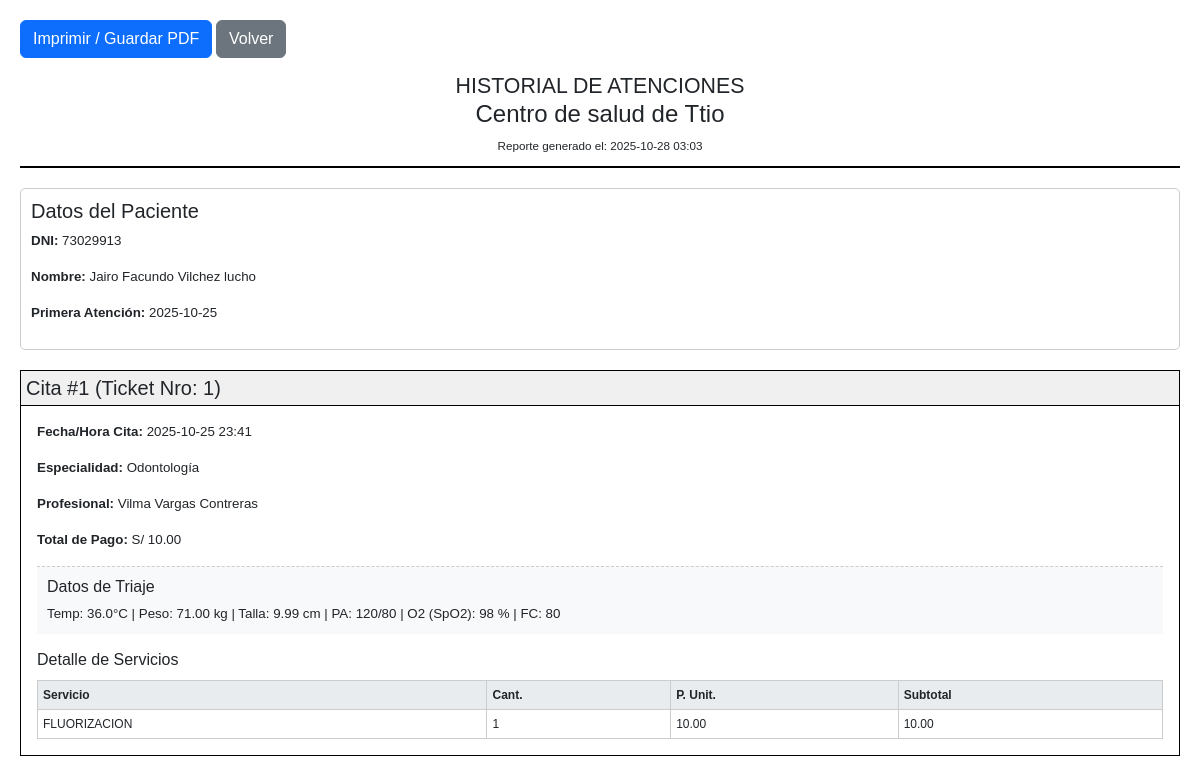
The app's page /paciente/imprimirPaciente/3 (signed in) with its own data.
### tables this page shows
CREATE TABLE `pacientes` (
  `id_paciente` int(11) NOT NULL,
  `dni` varchar(15) NOT NULL,
  `nombre_completo` varchar(255) NOT NULL,
  `ultima_visita` datetime DEFAULT NULL,
  `eliminado_suavemente` tinyint(1) NOT NULL DEFAULT 0,
  `fecha_nacimiento` date DEFAULT NULL,
  `telefono` varchar(20) DEFAULT NULL,
  `visible` tinyint(1) NOT NULL DEFAULT 1 COMMENT '1=Visible, 0=Borrado suave'
);

CREATE TABLE `atenciones` (
  `id_atencion` int(11) NOT NULL,
  `id_paciente` int(11) NOT NULL,
  `id_profesional` int(11) NOT NULL,
  `id_especialidad` int(11) NOT NULL,
  `fecha_atencion` datetime NOT NULL,
  `turno` enum('Manana','Tarde') NOT NULL,
  `total` decimal(10,2) NOT NULL DEFAULT 0.00,
  `numero_ticket_diario` int(11) DEFAULT NULL,
  `hora_turno_estimada` time DEFAULT NULL,
  `ticket_dia` int(11) NOT NULL COMMENT 'Número de ticket para ese profesional en ese día',
  `monto_total` decimal(10,2) NOT NULL DEFAULT 0.00,
  `estado_atencion` enum('Pendiente','Triado','Finalizado','Cancelado') NOT NULL DEFAULT 'Pendiente',
  `id_usuario_caja` int(11) NOT NULL,
  `fecha_hora` datetime NOT NULL,
  `visible` tinyint(1) NOT NULL DEFAULT 1 COMMENT '1=Visible, 0=Borrado suave'
);

CREATE TABLE `especialidades` (
  `id_especialidad` int(11) NOT NULL,
  `nombre` varchar(100) NOT NULL,
  `consultorio` varchar(50) DEFAULT NULL,
  `activa` tinyint(1) NOT NULL DEFAULT 1
);

CREATE TABLE `profesionales` (
  `id_profesional` int(11) NOT NULL,
  `id_especialidad` int(11) NOT NULL,
  `nombre_completo` varchar(255) NOT NULL,
  `activo` tinyint(1) NOT NULL DEFAULT 1
);

CREATE TABLE `triaje` (
  `id_triaje` int(11) NOT NULL,
  `id_atencion` int(11) NOT NULL,
  `id_usuario_triaje` int(11) NOT NULL,
  `fecha_triaje` datetime NOT NULL,
  `temperatura` decimal(4,1) DEFAULT NULL,
  `peso` decimal(5,2) DEFAULT NULL,
  `talla` decimal(3,2) DEFAULT NULL,
  `presion_arterial` varchar(20) DEFAULT NULL,
  `oxigenacion` int(11) DEFAULT NULL,
  `frecuencia_cardiaca` int(11) DEFAULT NULL,
  `visible` tinyint(1) NOT NULL DEFAULT 1
);

CREATE TABLE `atencion_servicios` (
  `id_atencion_servicio` int(11) NOT NULL,
  `id_atencion` int(11) NOT NULL,
  `id_servicio` int(11) NOT NULL,
  `cantidad` int(11) NOT NULL DEFAULT 1,
  `precio_unitario` decimal(10,2) NOT NULL,
  `subtotal` decimal(10,2) NOT NULL
);

CREATE TABLE `servicios` (
  `id_servicio` int(11) NOT NULL,
  `id_especialidad` int(11) NOT NULL,
  `descripcion` varchar(255) NOT NULL,
  `monto` decimal(10,2) NOT NULL,
  `activo` tinyint(1) NOT NULL DEFAULT 1
);

### controllers/PacienteController.php (called while the page is built, shortened)
<?php
class PacienteController extends Controller {
    private $pacienteModel;
    private $reporteModel;
    public function __construct() {
        $this->pacienteModel = $this->loadModel('PacienteModel');
        $this->reporteModel = $this->loadModel('ReporteModel');
    }
    public function imprimirPaciente($id_paciente) {
        $paciente = $this->pacienteModel->getById($id_paciente);
        $data = [
            'titulo' => 'Reporte Histórico - ' . $paciente->nombre_completo,
            'paciente' => $paciente,
            'atenciones_historicas' => $this->reporteModel->obtenerReporteCompletoPorPaciente($id_paciente)
        ];
        $this->renderView('pacientes/reporte_pdf', $data, false);
    }
}

### core/App.php (called while the page is built, shortened)
<?php
class App {
    protected $method = 'index';
    public function __construct() {
        $url = $this->parseUrl();
        if (isset($url[0]) && file_exists(APP_ROOT . '/controllers/' . ucwords($url[0]) . 'Controller.php')) {
            unset($url[0]);
        } elseif (!isset($url[0]) && isset($_SESSION['id_usuario'])) {
            $this->controller = 'DashboardController';
        }
        $this->controller = new $this->controller;
        if (isset($url[1])) {
            if (method_exists($this->controller, $url[1])) {
                $this->method = $url[1];
                unset($url[1]);
            } else {
            }
        }
        $this->params = $url ? array_values($url) : [];
        call_user_func_array([$this->controller, $this->method], $this->params);
    }
    public function parseUrl() {
        if (isset($_GET['url'])) {
            return $url = explode('/', filter_var(rtrim($_GET['url'], '/'), FILTER_SANITIZE_URL));
        }
        return [];
    }
}
?>

### index.php (called while the page is built, shortened)
<?php
require_once APP_ROOT . '/core/App.php';
require_once APP_ROOT . '/core/Controller.php';
require_once APP_ROOT . '/core/Database.php';
require_once APP_ROOT . '/core/Model.php';
$app = new App();

### core/Database.php (called while the page is built, shortened)
<?php
class Database {
    private $host = DB_HOST;
    private $user = DB_USER;
    private $pass = DB_PASS;
    private $dbname = DB_NAME;
    private $charset = DB_CHARSET;
    protected $db;
    public function __construct() {
        $this->dsn = 'mysql:host=' . $this->host . ';dbname=' . $this->dbname . ';charset=' . $this->charset;
        $options = [
            PDO::ATTR_PERSISTENT => true,
            PDO::ATTR_ERRMODE => PDO::ERRMODE_EXCEPTION,
            PDO::ATTR_DEFAULT_FETCH_MODE => PDO::FETCH_OBJ,
            PDO::ATTR_EMULATE_PREPARES => false,
        ];
        try {
            $this->db = new PDO($this->dsn, $this->user, $this->pass, $options);
        } catch (PDOException $e) {
            $this->error = $e->getMessage();
            echo $this->error;
            die();
        }
    }
    public function getDbConnection() {
        return $this->db;
    }
}
?>

### core/Model.php (called while the page is built, shortened)
<?php
class Model {
    protected $db;
    protected $stmt;
    public function __construct($db) {
        $this->db = $db;
    }
    public function query($sql) {
        $this->stmt = $this->db->prepare($sql);
    }
    public function bind($param, $value, $type = null) {
        if (is_null($type)) {
            switch (true) {
                case is_int($value):
                    $type = PDO::PARAM_INT;
                    break;
                default:
                    $type = PDO::PARAM_STR;
            }
        }
        $this->stmt->bindValue($param, $value, $type);
    }
    public function execute() {
        return $this->stmt->execute();
    }
    public function resultSet() {
        $this->execute();
        return $this->stmt->fetchAll(PDO::FETCH_OBJ);
    }
    public function single() {
        $this->execute();
        return $this->stmt->fetch(PDO::FETCH_OBJ);
    }
}
?>

### models/PacienteModel.php (called while the page is built, shortened)
<?php
class PacienteModel extends Model {
    public function getById($id_paciente) {
        $this->query("SELECT * FROM pacientes WHERE id_paciente = :id");
        $this->bind(':id', $id_paciente);
        return $this->single();
    }
}
?>

### models/ReporteModel.php (called while the page is built, shortened)
<?php
class ReporteModel extends Model {
    public function obtenerReporteCompletoPorPaciente($id_paciente) {
        $this->query("
            SELECT
                a.id_atencion, a.fecha_hora, a.turno, a.total AS total_atencion, a.numero_ticket_diario, a.hora_turno_estimada,
                e.nombre AS especialidad, prof.nombre_completo AS profesional,
                t.temperatura, t.peso, t.talla, t.presion_arterial, t.oxigenacion, t.frecuencia_cardiaca
            FROM atenciones a
            JOIN profesionales prof ON a.id_profesional = prof.id_profesional
            JOIN especialidades e ON a.id_especialidad = e.id_especialidad
            LEFT JOIN triaje t ON a.id_atencion = t.id_atencion
            WHERE a.id_paciente = :id_paciente -- FILTRO POR PACIENTE
            ORDER BY a.fecha_hora DESC
        ");
        $this->bind(':id_paciente', $id_paciente);
        $atenciones = $this->resultSet();
        $reporte = [];
        foreach ($atenciones as $atencion) {
            $atencion->servicios_detalle = $this->obtenerServiciosPorAtencion($atencion->id_atencion);
            $reporte[] = $atencion;
        }
        return $reporte;
    }
    public function obtenerServiciosPorAtencion($id_atencion) {
        $this->query("
            SELECT
                s.descripcion,
                a_s.cantidad,
                a_s.precio_unitario,
                a_s.subtotal
            FROM atencion_servicios a_s
            JOIN servicios s ON a_s.id_servicio = s.id_servicio
            WHERE a_s.id_atencion = :id_atencion
        ");
        $this->bind(':id_atencion', $id_atencion);
        return $this->resultSet();
    }
}
?>

### views/pacientes/reporte_pdf.php (the view, shortened to what this page needs)
<?php
$paciente = $paciente ?? null;
$atenciones_historicas = $atenciones_historicas ?? [];
$nombreCentro = SITE_NAME ?? 'Centro de Salud Ttio';
$fechaReporte = date('Y-m-d H:i');
?>
<!DOCTYPE html>
<html lang="es">
<head>
    <link href="https://cdn.jsdelivr.net/npm/bootstrap@5.3.3/dist/css/bootstrap.min.css" rel="stylesheet">
</head>
<body onload="window.print();">
    <div class="no-print mb-3">
        <button onclick="window.print()" class="btn btn-primary"><i class="fas fa-print"></i> Imprimir / Guardar PDF</button>
        <a href="<?php echo APP_URL; ?>/paciente" class="btn btn-secondary">Volver</a>
    </div>
    <div class="header">
        <h1>HISTORIAL DE ATENCIONES</h1>
        <h4><?php echo htmlspecialchars($nombreCentro); ?></h4>
        <small>Reporte generado el: <?php echo $fechaReporte; ?></small>
    </div>
    <div class="paciente-info">
        <h5>Datos del Paciente</h5>
        <p><strong>DNI:</strong> <?php echo htmlspecialchars($paciente->dni); ?></p>
        <p><strong>Nombre:</strong> <?php echo htmlspecialchars($paciente->nombre_completo); ?></p>
        <p><strong>Primera Atención:</strong> <?php echo count($atenciones_historicas) > 0 ? date('Y-m-d', strtotime($atenciones_historicas[count($atenciones_historicas) - 1]->fecha_hora)) : 'N/A'; ?></p>
    </div>
    <?php if (empty($atenciones_historicas)) : ?>
        <div class="alert alert-info">Este paciente no tiene registros de atención en el sistema.</div>
    <?php else : ?>
        <?php foreach ($atenciones_historicas as $atencion) : ?>
            <div class="atencion-card">
                <h5>Cita #<?php echo $atencion->id_atencion; ?> (Ticket Nro: <?php echo $atencion->numero_ticket_diario; ?>)</h5>
                <div class="p-3">
                    <p><strong>Fecha/Hora Cita:</strong> <?php echo date('Y-m-d H:i', strtotime($atencion->fecha_hora)); ?></p>
                    <p><strong>Especialidad:</strong> <?php echo htmlspecialchars($atencion->especialidad); ?></p>
                    <p><strong>Profesional:</strong> <?php echo htmlspecialchars($atencion->profesional); ?></p>
                    <p><strong>Total de Pago:</strong> S/ <?php echo number_format($atencion->total_atencion, 2); ?></p>
                    <div class="triaje-data">
                        <h6>Datos de Triaje</h6>
                        <?php if ($atencion->temperatura) : ?>
                            <p>Temp: <?php echo htmlspecialchars($atencion->temperatura); ?>°C |
                                Peso: <?php echo htmlspecialchars($atencion->peso); ?> kg |
                                Talla: <?php echo htmlspecialchars($atencion->talla); ?> cm |
                                PA: <?php echo htmlspecialchars($atencion->presion_arterial); ?> |
                                O2 (SpO2): <?php echo htmlspecialchars($atencion->oxigenacion); ?> % |
                                FC: <?php echo htmlspecialchars($atencion->frecuencia_cardiaca); ?>
                            </p>
                        <?php else : ?>
                            <p class="text-danger">Triaje Pendiente de Registro.</p>
                        <?php endif; ?>
                    </div>
                    <h6 class="mt-3">Detalle de Servicios</h6>
                    <table class="servicio-table">
                        <thead>
                            <tr><th>Servicio</th><th>Cant.</th><th>P. Unit.</th><th>Subtotal</th></tr>
                        </thead>
                        <tbody>
                        <?php foreach ($atencion->servicios_detalle as $servicio) : ?>
                            <tr>
                                <td><?php echo htmlspecialchars($servicio->descripcion); ?></td>
                                <td><?php echo $servicio->cantidad; ?></td>
                                <td><?php echo number_format($servicio->precio_unitario, 2); ?></td>
                                <td><?php echo number_format($servicio->subtotal, 2); ?></td>
                            </tr>
                        <?php endforeach; ?>
                        </tbody>
                    </table>
                </div>
            </div>
        <?php endforeach; ?>
    <?php endif; ?>
</body>
</html>

### views/pacientes/reporte_pdf.php (style rules this page uses)
body { font-family: Arial, sans-serif; font-size: 10pt; padding: 20px; }
.header { text-align: center; margin-bottom: 20px; border-bottom: 2px solid #000; padding-bottom: 10px; }
.header h1 { font-size: 16pt; margin: 0; }
.paciente-info { margin-bottom: 20px; border: 1px solid #ccc; padding: 10px; border-radius: 5px; }
.atencion-card { border: 1px solid #000; margin-bottom: 20px; break-inside: avoid; }
.atencion-card h5 { background-color: #f0f0f0; padding: 5px; margin: 0; border-bottom: 1px solid #000; }
.triaje-data { background-color: #f8f9fa; padding: 10px; margin-top: 10px; border-top: 1px dashed #ccc; }
.triaje-data p { margin: 0; line-height: 1.5; }
.servicio-table { width: 100%; border-collapse: collapse; margin-top: 10px; }
.servicio-table th, .servicio-table td { border: 1px solid #ccc; padding: 5px; text-align: left; font-size: 9pt; }
.servicio-table th { background-color: #e9ecef; }

### records on screen
pacientes: dni "73029913", nombre_completo "Jairo Facundo Vilchez lucho"
atenciones: fecha_hora "2025-10-25", id_atencion "1", numero_ticket_diario "1", fecha_hora "2025-10-25 23:41", id_especialidad.nombre "Odontología", id_profesional.nombre_completo "Vilma Vargas Contreras", total "10.00", triaje.temperatura "36.0", triaje.peso "71.00", triaje.talla "9.99", triaje.presion_arterial "120/80", triaje.oxigenacion "98", triaje.frecuencia_cardiaca "80"
atencion_servicios: id_servicio.descripcion "FLUORIZACION", cantidad "1", precio_unitario "10.00", subtotal "10.00"

### other values on screen
$nombreCentro "Centro de salud de Ttio"
